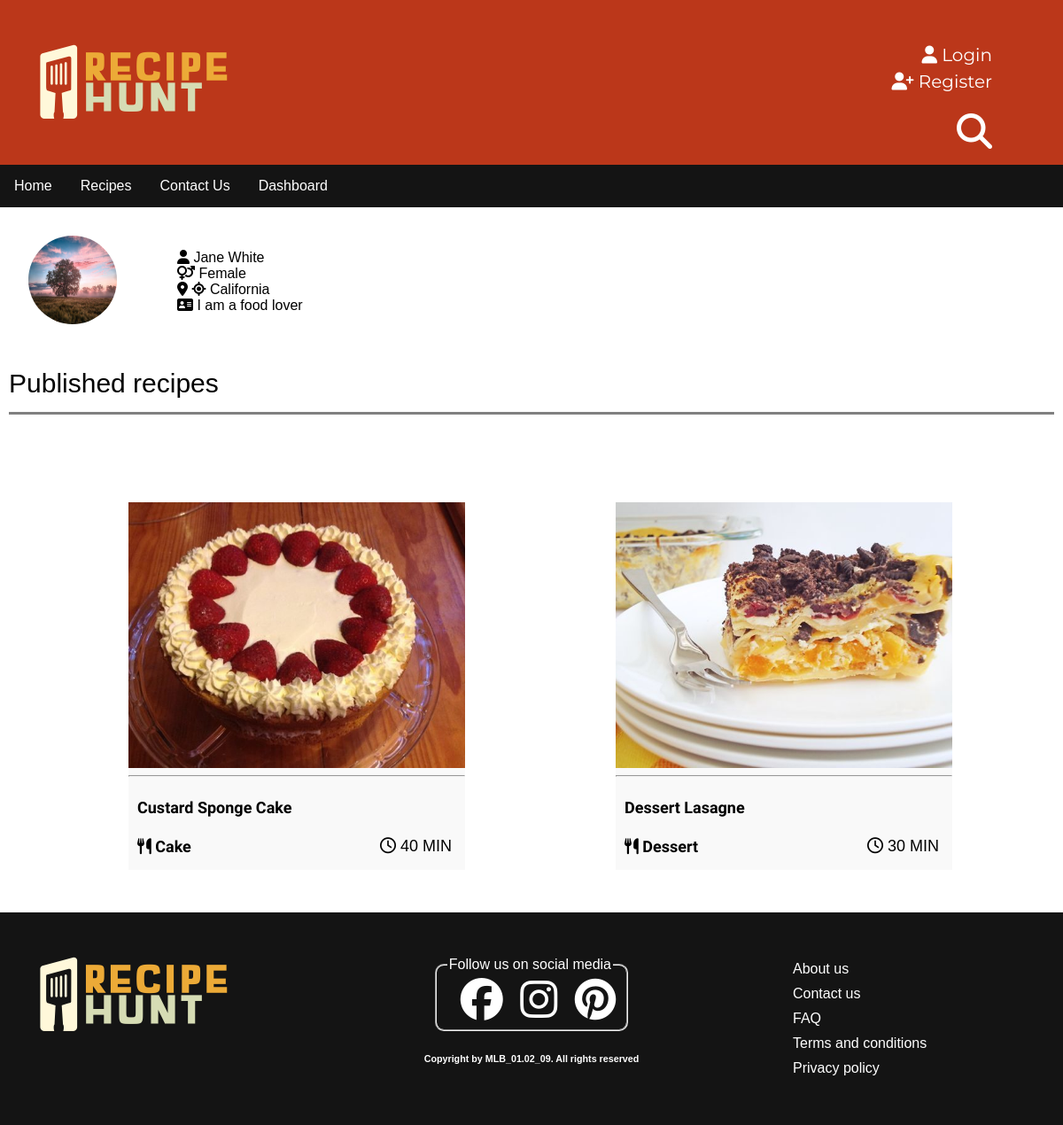
/user-dashboard/profile.php (signed in), run on the app's committed database.
### tables this page shows
CREATE TABLE `profile_details` (
  `UserID` int(11) NOT NULL,
  `First_name` varchar(30) NOT NULL,
  `Last_name` varchar(30) NOT NULL,
  `Bio` varchar(255) DEFAULT NULL,
  `Gender` varchar(15) DEFAULT NULL,
  `Location` varchar(50) DEFAULT NULL,
  `Profile_image` varchar(255) DEFAULT NULL
);

CREATE TABLE `recipe` (
  `RecipeID` int(11) NOT NULL,
  `Category` varchar(50) NOT NULL,
  `UserID` int(11) DEFAULT NULL,
  `Title` varchar(50) NOT NULL,
  `Permalink` varchar(250) NOT NULL,
  `R_description` text NOT NULL,
  `Ingredients` text NOT NULL,
  `Instructions` text NOT NULL,
  `Prep_time` varchar(11) NOT NULL,
  `Cook_time` varchar(11) NOT NULL,
  `No_of_servings` int(11) NOT NULL,
  `Difficulty` varchar(50) NOT NULL,
  `Recipe_image` varchar(255) NOT NULL,
  `Video_link` varchar(255) NOT NULL,
  `R_status` varchar(50) NOT NULL,
  `Created_timestamp` datetime NOT NULL,
  `Updated_timestamp` datetime DEFAULT NULL
);

### user-dashboard/profile.php (the view, shortened to what this page needs)
<?php
    require_once "../config/config.php";
    $checkID = $_SESSION['userid'];
?>
<!DOCTYPE html>
<html>
<head>
    <link rel="stylesheet" href="../styles/profile.css" />
    <link rel="stylesheet" href="../styles/user-recipe.css" />
</head>
<body>
    <?php require "uheader.php"?>
        <?php
        $sql = "SELECT First_name, Last_name, Gender, Location, Bio, Profile_image FROM `profile_details` WHERE UserID = '$checkID'";
        $result = $conn->query($sql);
        if ($result->num_rows > 0) {
        while($row = $result->fetch_assoc()) {
            $First_name = $row['First_name'];
            $Last_name = $row['Last_name'];
            $Bio = $row['Bio'];
            $Gender = $row['Gender'];
            $Location = $row['Location'];
            $Profile_image = $row['Profile_image'];
        }
        } else {
            echo "0 results";
        }
        ?>
        <div class = "grid">
            <div id = "profile_image">
                <img src="../images/profile/<?php echo "$Profile_image"?>" alt="profile image" height="300px">
            </div>
            <div id = profile_details>
                <div id = "First_name">
                    <i class="fas fa-user"></i>
                    <?php echo "$First_name"?>
                    <?php echo "$Last_name"?>
                </div>
                <div id = "Gender">
                    <i class="fas fa-venus-mars"></i>
                    <?php echo "$Gender"?>
                </div>
                <div id = "Location">
                    <i class = "fas fa-map-marker-alt"></i>
                    <i class = "fas fa-location"></i> <?php echo "$Location"?>
                </div>
                <div id = "Bio">
                    <i class="fas fa-address-card"></i>
                    <?php echo "$Bio"?>
                </div>
            </div>
            <br><br>
            <div class="userRecipe">
            <div class = topic>
                Published recipes
                <hr>
            </div>
                    <div class="recipe-container">
                        <?php
                        $sql = "SELECT * FROM recipe WHERE UserID = '$checkID' and R_status = 'Public'";
                        $result = mysqli_query($conn, $sql);
                        if (mysqli_num_rows($result) > 0) {
                            echo "<div class='row'>";
                            while ($row = mysqli_fetch_assoc($result)) {
                                echo "<div class='column'>";
                                ?>
                            <div class="box margin-bt" style="width: 380px;">
                                <div class="box" style="width: 380px;">
                                    <div>
                                        <p class="box-text">
                                            <a href="view-recipe.php?Permalink=<?php echo $row['Permalink']?>">
                                                <img class="recipe-img" src="../images/recipe/<?php echo $row['Recipe_image']?>" style="width: 380px; height: 300px">
                                            </a>
                                            <hr>
                                            <a class="r-name" href="view-recipe.php?Permalink=<?php echo $row['Permalink']?>">
                                                <h4 class="box-title"><?php echo $row['Title']?></h4>
                                            </a>
                                            <a class="box-md r-name" href="#">
                                                <i class="fas fa-utensils"></i>
                                                <?php echo $row['Category']?>
                                            </a>
                                            <div id="time" title="Cook_time">
                                                <i class="far fa-clock"></i>
                                                <?php echo $row['Cook_time']?>
                                            </div>
                                            <br>
                                        </p>
                                    </div>
                                </div>
                            </div>
                        <?php
                                echo "</div>";
                            }
                            echo "</div>";
                        }
                        else {
                            print "<h3>You have no Public recipes </h3>";
                        }
                    ?>
                    </div>
                </div>
        </div>
    <?php require "ufooter.php"?>
</body>
</html>

### styles/profile.css (style rules this page uses)
body { margin: 0; }
.grid { height: 14.6rem; font-family: Verdana, Geneva, Tahoma, sans-serif; display: grid; grid-template-columns: 1fr 1fr 1fr; grid-template-rows: 1fr 1fr; box-sizing: border-box; }
#profile_image { grid-column-start: 1; grid-column-end: 2; }
#profile_details { grid-column-start: 2; grid-column-end: 4; margin-top: 3rem; }
.userRecipe { grid-column-start: 1; grid-column-end: 4; }
#profile_image img { margin-top: 2rem; margin-left: 2rem; width: 100px; height: 100px; border-radius: 50%; }

### styles/user-recipe.css (style rules this page uses)
body { margin: 0; }
.grid { height: min-content; font-family: Verdana, Geneva, Tahoma, sans-serif; display: grid; grid-template-columns: 200px 1fr; grid-template-rows: 1fr ; box-sizing: border-box; }
.topic { padding: 10px; font-size: 30px; }
.topic hr { height: 3px; width: 100%; border-width: 0; background-color: gray; }
.recipe-img { display: block; margin: auto; object-fit: cover; }
.recipe-container { margin-top: 4rem; padding-top: 10px; padding-left: 60px; padding-right: 40px; }
.row { display: flex; flex-wrap: wrap; }
.column { flex: 1 0 0%; display: flex; flex-direction: column; align-items: center; }
.margin-bt { margin-bottom: 3rem; }
.box { position: relative; display: flex; flex-direction: column; background-color: #f9f9f9; }
.box-title { text-align: left; padding-left: 10px; }
.box-text { margin: auto; }
.r-name { text-decoration: none; color: black; }
h4 { font-family: "Glory", sans-serif; font-size: 18px; }
.box-md { font-family: "Glory", sans-serif; font-size: 18px; text-align: left; padding-left: 10px; pointer-events: none; font-weight: 600; }
#time { font-size: 18px; text-transform: uppercase; float: right; margin-right: 15px; }

### styles/header.css (style rules this page uses)
body { margin: 0; }

### styles/footer.css (style rules this page uses)
body { margin: 0; }

### data on the page
profile_details: Profile_image (picture), First_name "Jane", Last_name "White", Gender "Female", Location "California", Bio "I am a food lover"
recipe: Recipe_image (picture), Title "Custard Sponge Cake", Category "Cake", Cook_time "40 MIN"
recipe: Recipe_image (picture), Title "Dessert Lasagne", Category "Dessert", Cook_time "30 MIN"
